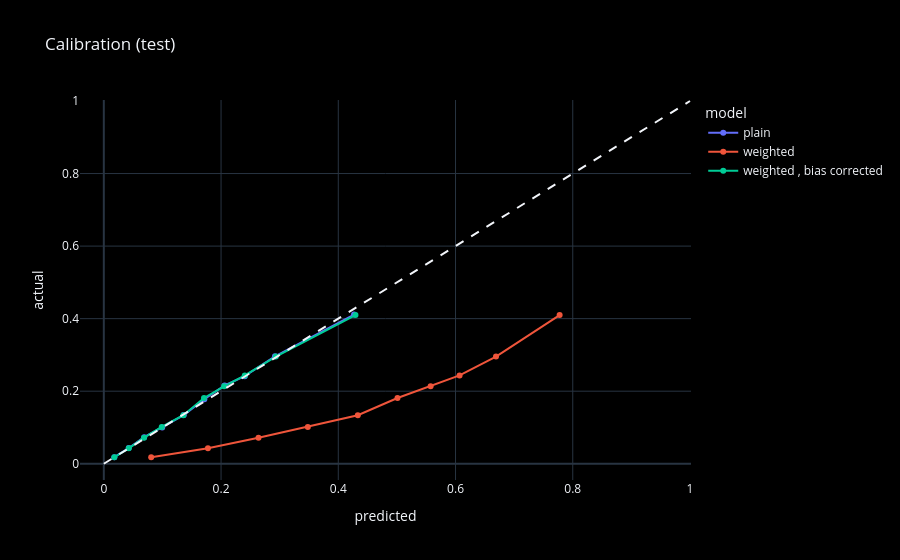

This figure's notebook cell:
### Markdown cell above
### Calibration : when the model says 20% , do 20% of those impressions get clicked ?
### Test rows are cut into 10 bins by predicted probability , then the mean prediction is compared with the real CTR of each bin. On the dashed line = calibrated.

### Code cell
def calibration(p , name):
    bins = pd.qcut(p , 10 , duplicates='drop')
    g = pd.DataFrame({'predicted' : p , 'actual' : y_test_np}).groupby(bins , observed=True).mean()
    g['model'] = name
    return g

pc_test = wmodel.forward_unweighted(X_test).cpu().numpy().ravel()
cal = pd.concat([calibration(p_test , 'plain') , calibration(pw_test , 'weighted') , calibration(pc_test , 'weighted , bias corrected')])
fig = px.line(cal , x='predicted' , y='actual' , color='model' , markers=True , title='Calibration (test)')
fig.add_shape(type='line' , x0=0 , y0=0 , x1=1 , y1=1 , line_dash='dash')
fig.show()

### Figure 1 — Plotly figure (JSON) as saved in the notebook; plotly's stock layout.template omitted (floating-point values rounded to 4 significant figures)
{"data": [{"hovertemplate": "model=plain<br>predicted=%{x}<br>actual=%{y}<extra></extra>", "legendgroup": "plain", "line": {"color": "#636efa", "dash": "solid"}, "marker": {"symbol": "circle"}, "mode": "lines+markers", "name": "plain", "orientation": "v", "showlegend": true, "type": "scatter", "x": [0.01789, 0.04256, 0.06883, 0.09962, 0.1364, 0.1714, 0.2061, 0.2404, 0.292, 0.4269], "xaxis": "x", "y": [0.01801, 0.04344, 0.07312, 0.1002, 0.1341, 0.1777, 0.2158, 0.2413, 0.2963, 0.4112], "yaxis": "y"}, {"hovertemplate": "model=weighted<br>predicted=%{x}<br>actual=%{y}<extra></extra>", "legendgroup": "weighted", "line": {"color": "#EF553B", "dash": "solid"}, "marker": {"symbol": "circle"}, "mode": "lines+markers", "name": "weighted", "orientation": "v", "showlegend": true, "type": "scatter", "x": [0.08083, 0.1776, 0.2639, 0.348, 0.4333, 0.501, 0.5575, 0.6069, 0.6691, 0.7776], "xaxis": "x", "y": [0.0179, 0.04256, 0.07183, 0.1016, 0.1338, 0.1814, 0.2135, 0.2434, 0.2953, 0.4099], "yaxis": "y"}, {"hovertemplate": "model=weighted , bias corrected<br>predicted=%{x}<br>actual=%{y}<extra></extra>", "legendgroup": "weighted , bias corrected", "line": {"color": "#00cc96", "dash": "solid"}, "marker": {"symbol": "circle"}, "mode": "lines+markers", "name": "weighted , bias corrected", "orientation": "v", "showlegend": true, "type": "scatter", "x": [0.0179, 0.04254, 0.06859, 0.09883, 0.1357, 0.1709, 0.2053, 0.2406, 0.2935, 0.4293], "xaxis": "x", "y": [0.0179, 0.04256, 0.07183, 0.1016, 0.1338, 0.1814, 0.2135, 0.2434, 0.2953, 0.4099], "yaxis": "y"}], "layout": {"legend": {"title": {"text": "model"}, "tracegroupgap": 0}, "shapes": [{"line": {"dash": "dash"}, "type": "line", "x0": 0, "x1": 1, "y0": 0, "y1": 1}], "title": {"text": "Calibration (test)"}, "xaxis": {"anchor": "y", "domain": [0.0, 1.0], "title": {"text": "predicted"}}, "yaxis": {"anchor": "x", "domain": [0.0, 1.0], "title": {"text": "actual"}}}}
